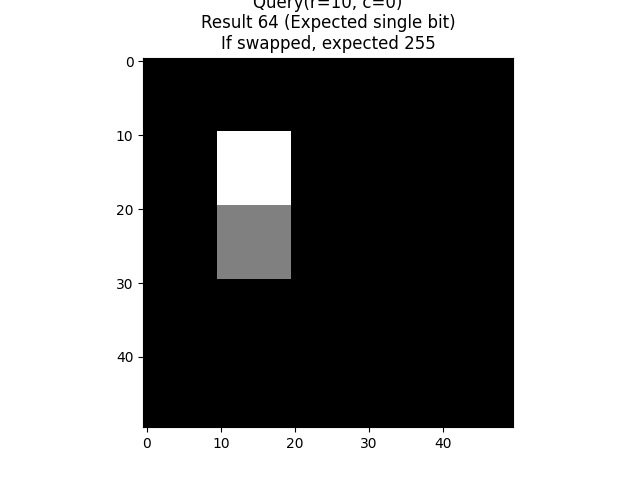

Write the Python code that produced this figure.
import numpy as np
import matplotlib.pyplot as plt
from skimage.feature import multiblock_lbp
from skimage.transform import integral_image

# Test Multiblock LBP (IJ convention)
# We want to confirm r is row (y) and c is col (x).

rows, cols = 50, 50
image = np.full((rows, cols), 10, dtype=np.uint8)

# Set up a pattern
# Center block area for query (r=10, c=0): r=20..30, c=10..20. Value 20.
image[20:30, 10:20] = 20
# Top-Center block area: r=10..20, c=10..20. Value 30.
image[10:20, 10:20] = 30

int_img = integral_image(image)

# Query at r=10, c=0 (width=10, height=10).
# If r is row, center is at r=20, c=10. This matches our value 20.
# Top-center is at r=10, c=10. Matches 30.
# 30 >= 20 -> True.
# Others 10 >= 20 -> False.
# Result should be power of 2 (single bit set).

lbp_r_row = multiblock_lbp(int_img, r=10, c=0, width=10, height=10)

# If r was col (x), then r=10 means x=10 -> c=10.
# c=0 means y=0 -> r=0.
# So query would be at r=0, c=10.
# Grid r=0..30, c=10..40.
# Center r=10..20, c=20..30. (Value 10).
# Top-Center r=0..10, c=20..30. (Value 10).
# Left-Center r=10..20, c=10..20. (Value 30).
# So Center=10. Left-Center=30.
# 30 >= 10 -> True.
# Others 10 >= 10 -> True.
# Result would be 255 (all ones).

print(f"LBP(r=10, c=0): {lbp_r_row}")

fig, ax = plt.subplots()
ax.imshow(image, cmap='gray')
ax.set_title(
    f"Multiblock LBP Check\nBackground=10, Center=20, Top=30\nQuery(r=10, c=0)\nResult {lbp_r_row} (Expected single bit)\nIf swapped, expected 255"
)
plt.savefig('convention_tests/10_feature_texture_ij.png')
print("Generated convention_tests/10_feature_texture_ij.png")
